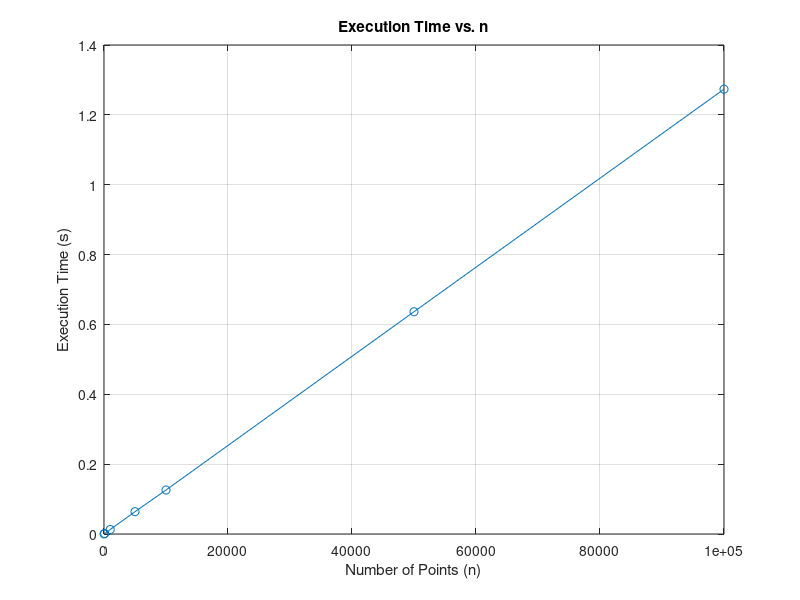
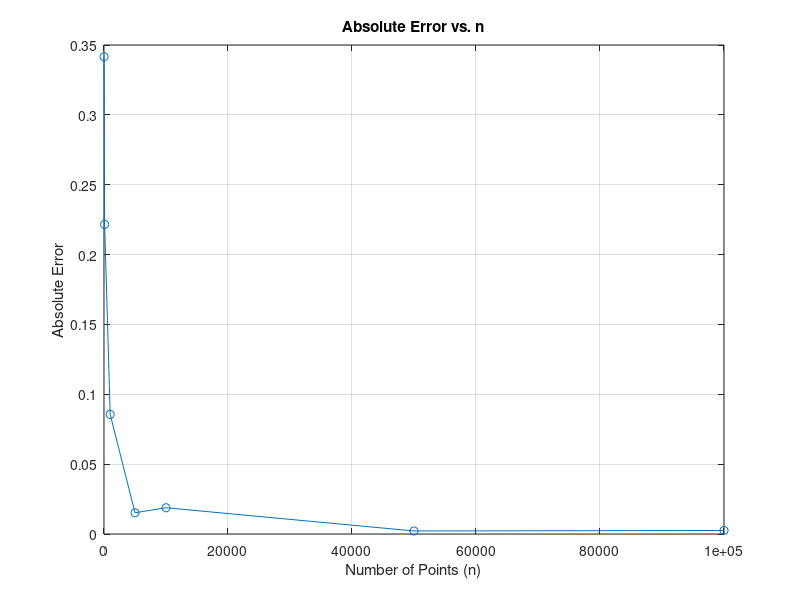
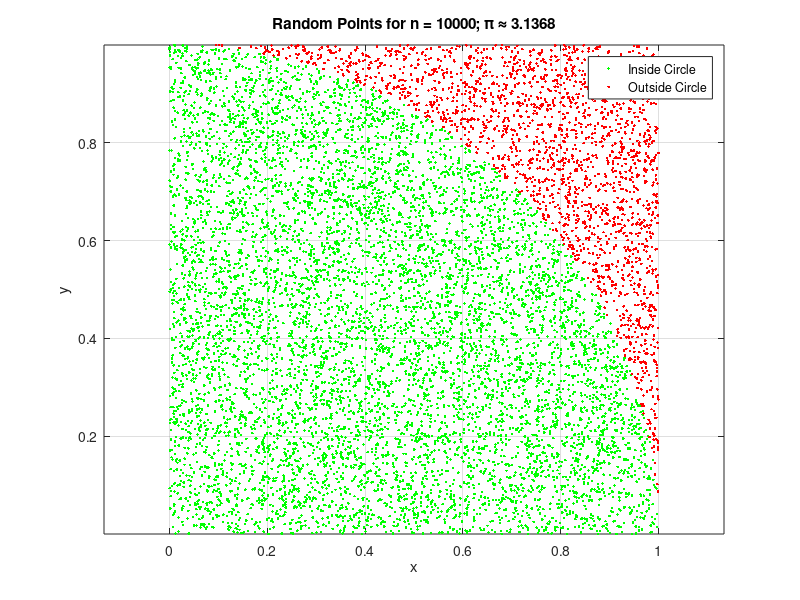

Here is the MATLAB script that generated these plots, in order:
function MontePiPlots()
% main idea of this coding:
%1.A range of values n_values is defined, arrays execution_times and absolute_errors are initialized.
%2.For each value of n in n_values, use the Monte Carlo method to approximate the execution time of each approximation is recorded.The absolute error is also computed.
%3.Obtain plots 1 and 2 as required in question 1 and 2.
%4.The random point generation process is shown by a fixed number of points n_fixed(in my case I choose 10000). 
% The random points are plotted in two colors: inside the quarter circle and outside the quarter circle.
%5.Save the plots in the MATLAB working directory.
%6.Add nested funtion MontePi(n).
    n_values = [10, 100, 1000, 5000, 10000, 50000, 100000];

    % Initialize arrays to store execution times and absolute errors
    execution_times = zeros(size(n_values));
    absolute_errors = zeros(size(n_values));

    % 1. Time for various values of n
    for idx = 1:length(n_values)
        n = n_values(idx);
        
        tic;  % Start the timer
        results = MontePi(n);
        % Store the elapsed time
        execution_times(idx) = toc;  

        % 2. Store the absolute error for the current n
        absolute_errors(idx) = results(2);
    end

    % Plot execution times against n (1)
    figure;
    plot(n_values, execution_times, '-o');
    xlabel('Number of Points (n)');
    ylabel('Execution Time (s)');
    title('Execution Time vs. n');
    grid on;
    saveas(gcf, 'ExecutionTime vs n.png');

    % Plot absolute errors against n (2)
    figure;
    plot(n_values, absolute_errors, '-o');
    xlabel('Number of Points (n)');
    ylabel('Absolute Error');
    title('Absolute Error vs. n');
    grid on;
    saveas(gcf, 'AbsoluteError_vs_n.png');

    % 3. Display the random points for a fixed value of 10000
    n_fixed = 10000;
    results = MontePi(n_fixed);
    pi_approx = results(1);
    
    x_inside = zeros(1, n_fixed);
    y_inside = zeros(1, n_fixed);
    x_outside = zeros(1, n_fixed);
    y_outside = zeros(1, n_fixed);

    count_inside = 0;
    count_outside = 0;

    for i = 1:n_fixed
        x = rand();
        y = rand();
        
        if x^2 + y^2 <= 1
            count_inside = count_inside + 1;
            x_inside(count_inside) = x;
            y_inside(count_inside) = y;
        else
            count_outside = count_outside + 1;
            x_outside(count_outside) = x;
            y_outside(count_outside) = y;
        end
    end

    % put the arrays in the actual size
    x_inside = x_inside(1:count_inside);
    y_inside = y_inside(1:count_inside);
    x_outside = x_outside(1:count_outside);
    y_outside = y_outside(1:count_outside);
    figure;
    plot(x_inside, y_inside, 'g.', x_outside, y_outside, 'r.');
    xlabel('x');
    ylabel('y');
    title(['Random Points for n = ', num2str(n_fixed), '; π ≈ ', num2str(pi_approx)]);
    legend('Inside Circle', 'Outside Circle');
    axis equal;
    grid on;
    saveas(gcf, 'RandomPoints_n.png');

end

% Make MontePi function in part(a) as a subfunction
function results = MontePi(n)
    pi_true = pi;
    count_inside = 0;

    for i = 1:n
        x = rand();
        y = rand();

        if x^2 + y^2 <= 1
            count_inside = count_inside + 1;
        end
    end

    pi_approx = 4 * count_inside / n;
    abs_error = abs(pi_true - pi_approx);
    rel_error = abs_error / pi_true;
    results = [pi_approx, abs_error, rel_error];
end



